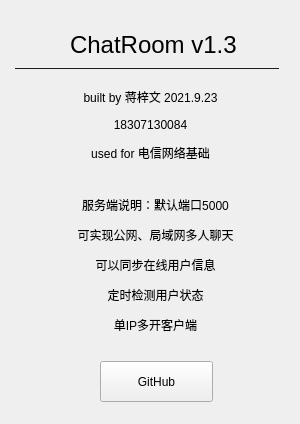
<?xml version="1.0" encoding="UTF-8"?>
<ui version="4.0">
 <class>copyright</class>
 <widget class="QWidget" name="copyright">
  <property name="geometry">
   <rect>
    <x>0</x>
    <y>0</y>
    <width>300</width>
    <height>424</height>
   </rect>
  </property>
  <property name="windowTitle">
   <string>CopyRight</string>
  </property>
  <widget class="QLabel" name="label">
   <property name="geometry">
    <rect>
     <x>70</x>
     <y>30</y>
     <width>181</width>
     <height>31</height>
    </rect>
   </property>
   <property name="text">
    <string>&lt;html&gt;&lt;head/&gt;&lt;body&gt;&lt;p&gt;&lt;span style=&quot; font-size:18pt;&quot;&gt;ChatRoom v1.3&lt;/span&gt;&lt;/p&gt;&lt;/body&gt;&lt;/html&gt;</string>
   </property>
  </widget>
  <widget class="QLabel" name="label_2">
   <property name="geometry">
    <rect>
     <x>15</x>
     <y>60</y>
     <width>270</width>
     <height>16</height>
    </rect>
   </property>
   <property name="text">
    <string>——————————————————————</string>
   </property>
  </widget>
  <widget class="QLabel" name="label_3">
   <property name="geometry">
    <rect>
     <x>20</x>
     <y>60</y>
     <width>261</width>
     <height>131</height>
    </rect>
   </property>
   <property name="text">
    <string>&lt;html&gt;&lt;head/&gt;&lt;body&gt;&lt;p align=&quot;center&quot;&gt;built by 蒋梓文 2021.9.23&lt;/p&gt;&lt;p align=&quot;center&quot;&gt;18307130084&lt;/p&gt;&lt;p align=&quot;center&quot;&gt;used for 电信网络基础&lt;/p&gt;&lt;/body&gt;&lt;/html&gt;</string>
   </property>
  </widget>
  <widget class="QLabel" name="label_4">
   <property name="geometry">
    <rect>
     <x>50</x>
     <y>150</y>
     <width>211</width>
     <height>231</height>
    </rect>
   </property>
   <property name="text">
    <string>&lt;html&gt;&lt;head/&gt;&lt;body&gt;&lt;p align=&quot;center&quot;&gt;服务端说明：默认端口5000&lt;/p&gt;&lt;p align=&quot;center&quot;&gt;可实现公网、局域网多人聊天&lt;/p&gt;&lt;p align=&quot;center&quot;&gt;可以同步在线用户信息&lt;/p&gt;&lt;p align=&quot;center&quot;&gt;定时检测用户状态&lt;/p&gt;&lt;p align=&quot;center&quot;&gt;单IP多开客户端&lt;/p&gt;&lt;/body&gt;&lt;/html&gt;</string>
   </property>
  </widget>
  <widget class="QPushButton" name="GitHub">
   <property name="geometry">
    <rect>
     <x>100</x>
     <y>361</y>
     <width>113</width>
     <height>41</height>
    </rect>
   </property>
   <property name="text">
    <string>GitHub</string>
   </property>
  </widget>
 </widget>
 <resources/>
 <connections/>
</ui>
